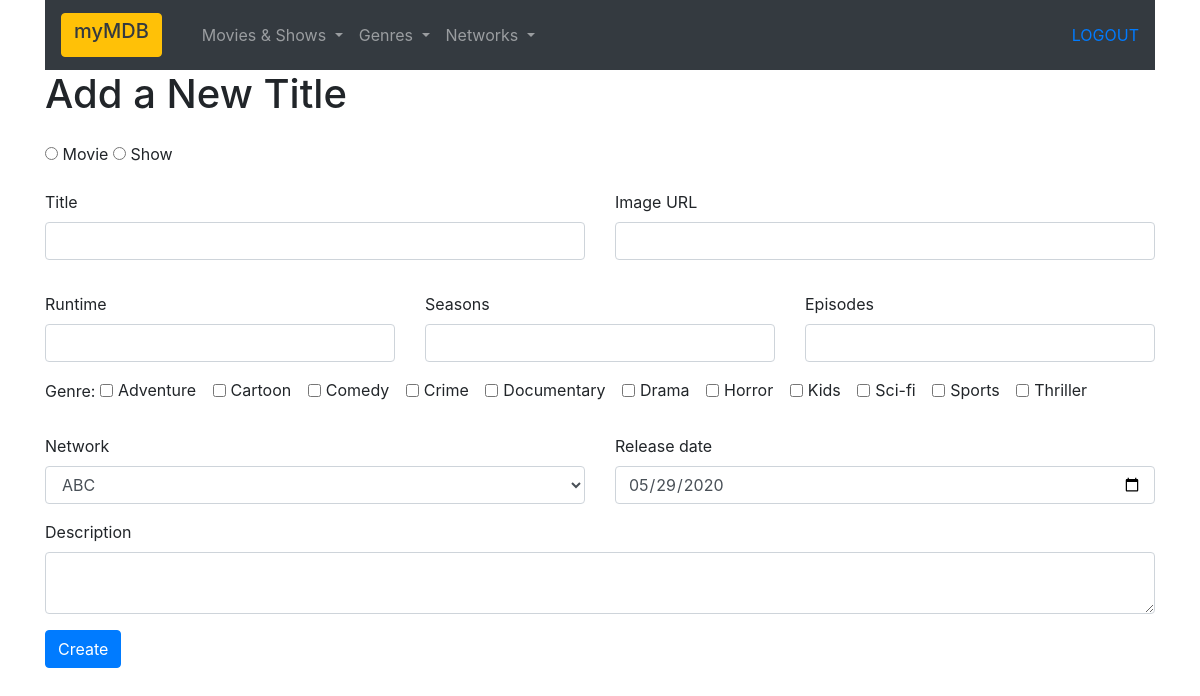
/shows/add (signed in), run on an earlier commit of the app's database.
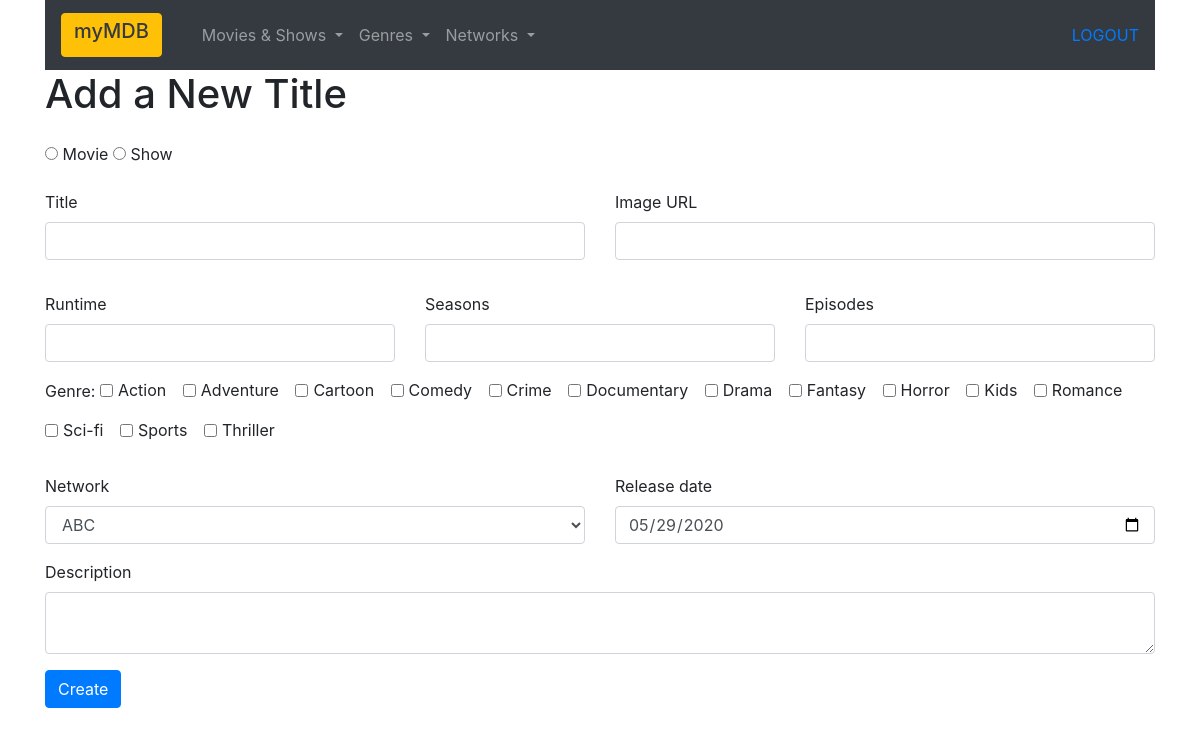
And on a later commit of the database.
### shows_app/models.py (models this page shows)
class Genre(models.Model):
    user = models.ForeignKey(User, related_name="genres", on_delete=models.CASCADE, null=True)
    name = models.CharField(max_length=255)
    created_at = models.DateTimeField(auto_now_add=True)
    modified_at = models.DateTimeField(auto_now_add=True)
    objects = GenreManager()

### shows_app/views.py (the view)
# urls.py: path('add', views.show_add),
def show_add(request):
    if('logged_in' not in request.session):
        return redirect("/getout")
    context = {
        'networks': Network.objects.all().order_by('name'),
        'genres': Genre.objects.all().order_by('name'),
        'default_date': datetime.now().strftime('%Y-%m-%d'),
    }
    return render(request, 'show_add.html', context)

### shows_app/templates/show_add.html (shortened to what the changed rows need)
<!DOCTYPE html>
<html lang="en">
<head>
    {% load static %}
    <link rel="stylesheet" href="{% static 'css/style.css' %}">
    <link rel="stylesheet" href="https://stackpath.bootstrapcdn.com/bootstrap/4.5.0/css/bootstrap.min.css"
>
</head>
<body>
    <div class="container">
        <form action="/shows/add/create" method="post">
            <div class="form-group row">
                <div class="col">
                    <h1>Add a New Title</h1>
                </div>
            </div>
            <div class="form-group row">
                <div class="col">
                    {% for genre in genres %}
                    <div class="form-group form-check-inline">
                        <input class="form-check-input" type="checkbox" name="genre{{genre.id}}" id="genre{{genre.id}}" value="{{genre.id}}">
                        <label class="form-check-label" for="genre{{genre.id}}">{{genre.name}}</label>
                    </div>
                    {% endfor %}
                </div>
            </div>
        </form>
    </div>
</body>
</html>

What changed in the data, as far as the page shows it:
added Genre: name "Action"
added Genre: name "Fantasy"
added Genre: name "Romance"
